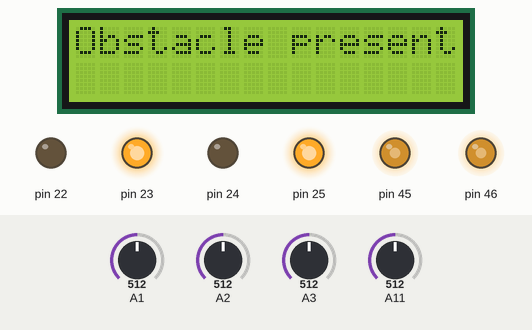
Recording of a sketch running on a simulated Arduino Mega 2560, built with avr-gcc and run on an emulated ATmega2560. Parts: 16×2 character LCD, output pins drawn as LEDs (lit = HIGH). Wiring (inferred from the names in the program): character LCD (HD44780): RS pin 37; R/W pin 36; E pin 35; data pin 33, pin 32, pin 31, pin 30. The test bench sets the inputs (shaded band); at power-on: A11 = 512, A1 = 512, A2 = 512, A3 = 512. Pins used as bus, display or sensor lines are not drawn.

Above: at 2.4 s.
2.5 s: A11 set to 304
4.9 s: A11 set to 277
At 7.4 s:
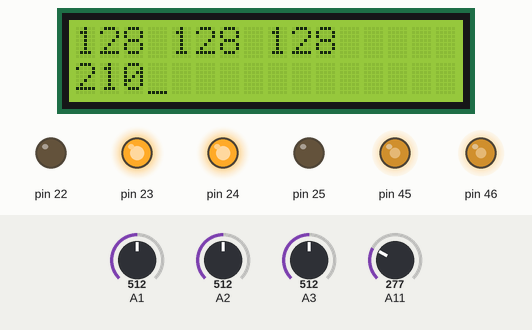
10.3 s: A1 set to 716
At 11.2 s:
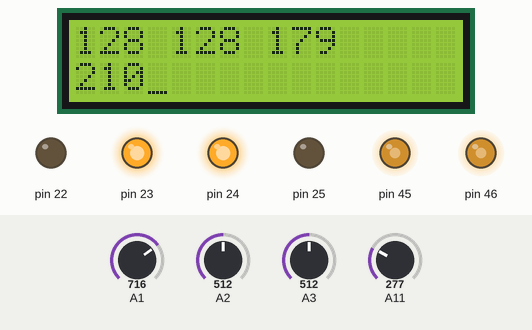
11.9 s: A2 set to 716
At 12.8 s:
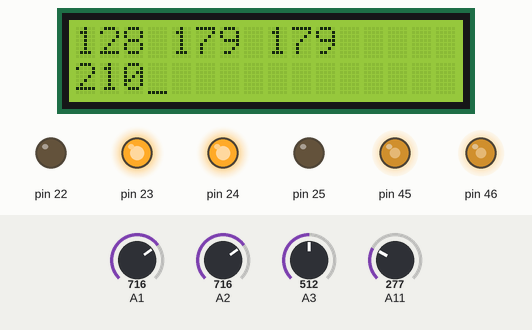
17.3 s: A3 set to 716
At 18.6 s:
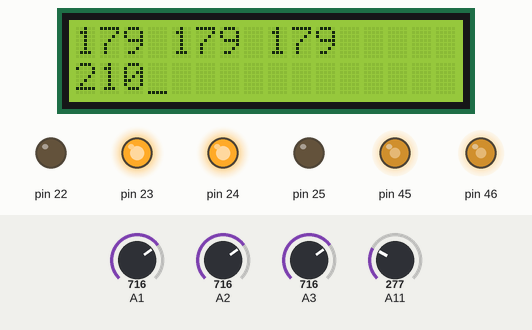
22.7 s: A11 set to 306
At 23.5 s:
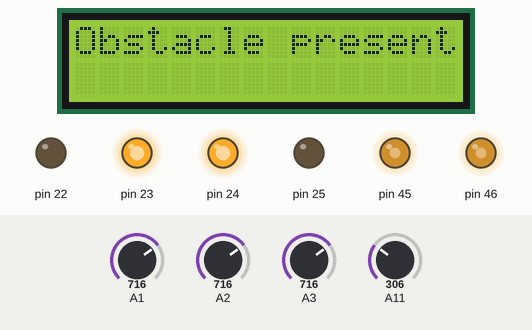
Timing chart, 0 to 25.5 s (numbered marks = the images above; inputs shaded):
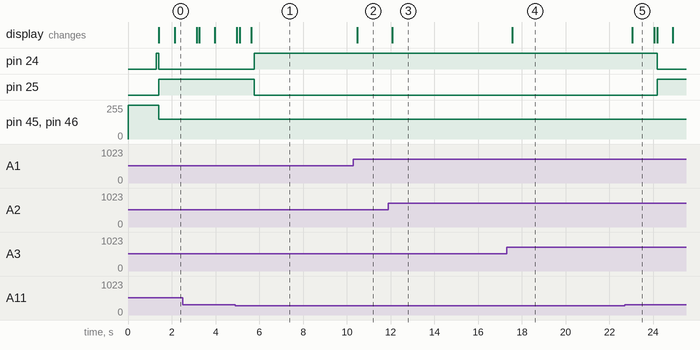

Measured:
- the behaviour switches between 292 and 291 on A11 (found by bisection; images 0 and 1)
- after the input at 4.9 s, pin 24: LOW → HIGH after 0.86 s; pin 25: HIGH → LOW after 0.86 s
- after the input at 10.3 s, the display: changes after 0.17 s (image 2)
- after the input at 11.9 s, the display: changes after 0.18 s (image 3)
- after the input at 17.3 s, the display: changes after 0.26 s (image 4)
- after the input at 22.7 s, pin 24: HIGH → LOW after 1.5 s; pin 25: LOW → HIGH after 1.5 s; the display: changes after 0.35 s (image 5)
- what the display in image 5 shows lasts 1.1 s, from 23.0 s to 24.1 s

The sketch:

v1.ino
```cpp
#include <avr/io.h>
#include <avr/interrupt.h>
#include <util/delay.h>

#include <math.h> //included to support power function
#include "lcd.c"

#define PATH (Left_white_line<THRESHOLD && Center_white_line>THRESHOLD && Right_white_line<THRESHOLD)
#define NODE_INSIDE (Left_white_line>THRESHOLD && Center_white_line>THRESHOLD && Right_white_line>THRESHOLD)
#define NODE_CORNER (Left_white_line<THRESHOLD && Center_white_line>THRESHOLD && Right_white_line>THRESHOLD)
#define LEFT_DEVIATION (Left_white_line<THRESHOLD && Center_white_line<THRESHOLD && Right_white_line>THRESHOLD)
#define RIGHT_DEVIATION (Left_white_line>THRESHOLD && Center_white_line<THRESHOLD && Right_white_line<THRESHOLD)
#define THRESHOLD 0x10 //   set threshold for White_line_Sensor
#define V_MAX 150
#define V_MIN 50

void port_init();
void timer5_init();
void velocity(unsigned char, unsigned char);
void motors_delay();

unsigned char ADC_Conversion(unsigned char);
unsigned char ADC_Value;
unsigned char flag = 0;
unsigned char sharp, distance, adc_reading;
unsigned int value,x,y,p,q,l,r,count;
unsigned char Left_white_line = 0;
unsigned char Center_white_line = 0;
unsigned char Right_white_line = 0;

//Function to configure LCD port
void lcd_port_config (void)
{
 DDRC = DDRC | 0xF7; //all the LCD pin's direction set as output
 PORTC = PORTC & 0x80; // all the LCD pins are set to logic 0 except PORTC 7
}

//ADC pin configuration
void adc_pin_config (void)
{
 DDRF = 0x00;
 PORTF = 0x00;
 DDRK = 0x00;
 PORTK = 0x00;
}

//Function to configure ports to enable robot's motion
void motion_pin_config (void)
{
 DDRA = DDRA | 0x0F;
 PORTA = PORTA & 0xF0;
 DDRL = DDRL | 0x18;   //Setting PL3 and PL4 pins as output for PWM generation
 PORTL = PORTL | 0x18; //PL3 and PL4 pins are for velocity control using PWM.
}

//Function to Initialize PORTS
void port_init()
{
  lcd_port_config();
  adc_pin_config();
  motion_pin_config();
}

// Timer 5 initialized in PWM mode for velocity control
// Prescale:256
// PWM 8bit fast, TOP=0x00FF
// Timer Frequency:225.000Hz
void timer5_init()
{
  TCCR5B = 0x00;  //Stop
  TCNT5H = 0xFF;  //Counter higher 8-bit value to which OCR5xH value is compared with
  TCNT5L = 0x01;  //Counter lower 8-bit value to which OCR5xH value is compared with
  OCR5AH = 0x00;  //Output compare register high value for Left Motor
  OCR5AL = 0xFF;  //Output compare register low value for Left Motor
  OCR5BH = 0x00;  //Output compare register high value for Right Motor
  OCR5BL = 0xFF;  //Output compare register low value for Right Motor
  OCR5CH = 0x00;  //Output compare register high value for Motor C1
  OCR5CL = 0xFF;  //Output compare register low value for Motor C1
  TCCR5A = 0xA9;  /*{COM5A1=1, COM5A0=0; COM5B1=1, COM5B0=0; COM5C1=1 COM5C0=0}
            For Overriding normal port functionality to OCRnA outputs.
              {WGM51=0, WGM50=1} Along With WGM52 in TCCR5B for Selecting FAST PWM 8-bit Mode*/

  TCCR5B = 0x0B;  //WGM12=1; CS12=0, CS11=1, CS10=1 (Prescaler=64)
}

void adc_init()
{
  ADCSRA = 0x00;
  ADCSRB = 0x00;    //MUX5 = 0
  ADMUX = 0x20;   //Vref=5V external --- ADLAR=1 --- MUX4:0 = 0000
  ACSR = 0x80;
  ADCSRA = 0x86;    //ADEN=1 --- ADIE=1 --- ADPS2:0 = 1 1 0
}

//Function For ADC Conversion
unsigned char ADC_Conversion(unsigned char Ch)
{
  unsigned char a;
  if(Ch>7)
  {
    ADCSRB = 0x08;
  }
  Ch = Ch & 0x07;
  ADMUX= 0x20| Ch;
  ADCSRA = ADCSRA | 0x40;   //Set start conversion bit
  while((ADCSRA&0x10)==0);  //Wait for conversion to complete
  a=ADCH;
  ADCSRA = ADCSRA|0x10; //clear ADIF (ADC Interrupt Flag) by writing 1 to it
  ADCSRB = 0x00;
  return a;
}

//Function To Print Sesor Values At Desired Row And Coloumn Location on LCD
void print_sensor(char row, char coloumn,unsigned char channel)
{

  ADC_Value = ADC_Conversion(channel);
  lcd_print(row, coloumn, ADC_Value, 3);
}

//Function for velocity control
void velocity (unsigned char left_motor, unsigned char right_motor)
{
  forward();
  OCR5AL = (unsigned char)left_motor;
  OCR5BL = (unsigned char)right_motor;
}

//Function used for setting motor's direction
void motion_set (unsigned char Direction)
{
 unsigned char PortARestore = 0;

 Direction &= 0x0F;     // removing upper nibbel for the protection
 PortARestore = PORTA;    // reading the PORTA original status
 PortARestore &= 0xF0;    // making lower direction nibbel to 0
 PortARestore |= Direction; // adding lower nibbel for forward command and restoring the PORTA status
 PORTA = PortARestore;    // executing the command
}

void forward (void)
{
  motion_set (0x06);
  //velocity(50,50);
}
void right (void)
 {
  motion_set(0x0A);
  //delay(2000);
 }
void left(void)
 {
  motion_set(0x04);
  //delay(2000);
 }
void stop (void)
{
  motion_set (0x00);
}

void init_devices (void)
{
  cli(); //Clears the global interrupts
  port_init();
  adc_init();
  timer5_init();
  sei();   //Enables the global interrupts
}

void get_white_line()
{
   Left_white_line = ADC_Conversion(3);  //Getting data of Left WL Sensor
   Center_white_line = ADC_Conversion(2);  //Getting data of Center WL Sensor
   Right_white_line = ADC_Conversion(1); //Getting data of Right WL Sensor

   print_sensor(1,1,3);  //Prints value of White Line Sensor1
   print_sensor(1,5,2);  //Prints Value of White Line Sensor2
   print_sensor(1,9,1);  //Prints Value of White Line Sensor3
}

unsigned int Sharp_GP2D12_estimation(unsigned char adc_reading)
{
  float distance;
  unsigned int distanceInt;
  distance = (int)(10.00*(2799.6*(1.00/(pow(adc_reading,1.1546)))));
  distanceInt = (int)distance;
  if(distanceInt>800)
   {
     distanceInt=800;
   }
  return distanceInt;
}

void get_distance(void)
{
    sharp = ADC_Conversion(11);           //Stores the Analog value of front sharp connected to ADC channel 11 into variable "sharp"
    value = Sharp_GP2D12_estimation(sharp);       //Stores Distance calsulated in a variable "value".
    lcd_print(2,1,value,3);
    if (value<200)
    {
      lcd_wr_command(0x01);
      //delay(1000);
      lcd_string("Obstacle present");
      delay(1000);
      lcd_wr_command(0x01);
      //lcd_string(" Moving");
      //delay(1000);
      //lcd_wr_command(0x01);
    }
}

void Black_line_follower()
{
  if (value>=200)
 {
   if(PATH)
   {
    //flag=1;
    //forward();
    velocity(50,50);
    delay(5000);
    //return;
   }
   else if(LEFT_DEVIATION)//&&flag==0)
   {
    //flag=1;
    //while(!PATH)
    //{
    // right();
    //}
    velocity(60,40);
    delay(500);
    //return;
   }
   else if(RIGHT_DEVIATION)//&&flag==0)
   {
    //flag=1;
    //while(!PATH)
    //{
    //left();
    //}
    velocity(40,60);
    delay(500);
    //return;
   }
   else if((NODE_INSIDE)||(NODE_CORNER))
   {
    get_distance();
    return;
   }
}
else
 {
   right();
   delay(500);
   get_distance();
   return;
 }
return;
}

void setup()
{
  init_devices();
  lcd_set_4bit();
  lcd_init();
  get_distance();
  forward();
  //velocity(150,150);
}

void loop()
{
  get_white_line();
  //flag=0;
  //get_distance();
  velocity(150,150);
  Black_line_follower();
}
```

lcd.c
```cpp
#include <avr/io.h>
#include <avr/delay.h>
#include <util/delay.h>

#define FCPU 11059200ul
#define RS 0
#define RW 1
#define EN 2
#define lcd_port PORTC

#define sbit(reg,bit)	reg |= (1<<bit)
#define cbit(reg,bit)	reg &= ~(1<<bit)

void init_ports();
void lcd_reset_4bit();
void lcd_init();
void lcd_wr_command(unsigned char);
void lcd_wr_char(char);
void lcd_home();
void lcd_cursor(char, char);
void lcd_print(char, char, unsigned int, int);
void lcd_string(char*);

unsigned int temp;
unsigned int unit;
unsigned int tens;
unsigned int hundred;
unsigned int thousand;
unsigned int million;

int i;


//Function to Reset LCD
void lcd_set_4bit()
{
	_delay_ms(1);

	cbit(lcd_port,RS);				//RS=0 --- Command Input
	cbit(lcd_port,RW);				//RW=0 --- Writing to LCD
	lcd_port = 0x30;				//Sending 3 in the upper nibble
	sbit(lcd_port,EN);				//Set Enable Pin
	_delay_ms(5);					//delay
	cbit(lcd_port,EN);				//Clear Enable Pin

	_delay_ms(1);

	cbit(lcd_port,RS);				//RS=0 --- Command Input
	cbit(lcd_port,RW);				//RW=0 --- Writing to LCD
	lcd_port = 0x30;				//Sending 3 in the upper nibble
	sbit(lcd_port,EN);				//Set Enable Pin
	_delay_ms(5);					//delay
	cbit(lcd_port,EN);				//Clear Enable Pin

	_delay_ms(1);

	cbit(lcd_port,RS);				//RS=0 --- Command Input
	cbit(lcd_port,RW);				//RW=0 --- Writing to LCD
	lcd_port = 0x30;				//Sending 3 in the upper nibble
	sbit(lcd_port,EN);				//Set Enable Pin
	_delay_ms(5);					//delay
	cbit(lcd_port,EN);				//Clear Enable Pin

	_delay_ms(1);

	cbit(lcd_port,RS);				//RS=0 --- Command Input
	cbit(lcd_port,RW);				//RW=0 --- Writing to LCD
	lcd_port = 0x20;				//Sending 2 in the upper nibble to initialize LCD 4-bit mode
	sbit(lcd_port,EN);				//Set Enable Pin
	_delay_ms(5);					//delay
	cbit(lcd_port,EN);				//Clear Enable Pin
}

//Function to Initialize LCD
void lcd_init()
{
	_delay_ms(1);

	lcd_wr_command(0x28); //4-bit mode and 5x8 dot character font
	lcd_wr_command(0x01); //Clear LCD display
	lcd_wr_command(0x06); //Auto increment cursor position
	lcd_wr_command(0x0E); //Turn on LCD and cursor
	lcd_wr_command(0x80); //Set cursor position
}


//Function to write command on LCD
void lcd_wr_command(unsigned char cmd)
{
	unsigned char temp;
	temp = cmd;
	temp = temp & 0xF0;
	lcd_port &= 0x0F;
	lcd_port |= temp;
	cbit(lcd_port,RS);
	cbit(lcd_port,RW);
	sbit(lcd_port,EN);
	_delay_ms(5);
	cbit(lcd_port,EN);

	cmd = cmd & 0x0F;
	cmd = cmd<<4;
	lcd_port &= 0x0F;
	lcd_port |= cmd;
	cbit(lcd_port,RS);
	cbit(lcd_port,RW);
	sbit(lcd_port,EN);
	_delay_ms(5);
	cbit(lcd_port,EN);
}

//Function to write data on LCD
void lcd_wr_char(char letter)
{
	char temp;
	temp = letter;
	temp = (temp & 0xF0);
	lcd_port &= 0x0F;
	lcd_port |= temp;
	sbit(lcd_port,RS);
	cbit(lcd_port,RW);
	sbit(lcd_port,EN);
	_delay_ms(5);
	cbit(lcd_port,EN);

	letter = letter & 0x0F;
	letter = letter<<4;
	lcd_port &= 0x0F;
	lcd_port |= letter;
	sbit(lcd_port,RS);
	cbit(lcd_port,RW);
	sbit(lcd_port,EN);
	_delay_ms(5);
	cbit(lcd_port,EN);
}


void lcd_home()
{
	lcd_wr_command(0x80);
}


//Function to Print String on LCD
void lcd_string(char *str)
{
	while(*str != '\0')
	{
		lcd_wr_char(*str);
		str++;
	}
}

//Position the LCD cursor at "row", "column"

void lcd_cursor (char row, char column)
{
	switch (row) {
		case 1: lcd_wr_command (0x80 + column - 1); break;
		case 2: lcd_wr_command (0xc0 + column - 1); break;
		case 3: lcd_wr_command (0x94 + column - 1); break;
		case 4: lcd_wr_command (0xd4 + column - 1); break;
		default: break;
	}
}

//Function to print any input value up to the desired digit on LCD
void lcd_print (char row, char coloumn, unsigned int value, int digits)
{
	unsigned char flag=0;
	if(row==0||coloumn==0)
	{
		lcd_home();
	}
	else
	{
		lcd_cursor(row,coloumn);
	}
	if(digits==5 || flag==1)
	{
		million=value/10000+48;
		lcd_wr_char(million);
		flag=1;
	}
	if(digits==4 || flag==1)
	{
		temp = value/1000;
		thousand = temp%10 + 48;
		lcd_wr_char(thousand);
		flag=1;
	}
	if(digits==3 || flag==1)
	{
		temp = value/100;
		hundred = temp%10 + 48;
		lcd_wr_char(hundred);
		flag=1;
	}
	if(digits==2 || flag==1)
	{
		temp = value/10;
		tens = temp%10 + 48;
		lcd_wr_char(tens);
		flag=1;
	}
	if(digits==1 || flag==1)
	{
		unit = value%10 + 48;
		lcd_wr_char(unit);
	}
	if(digits>5)
	{
		lcd_wr_char('E');
	}
}
```
